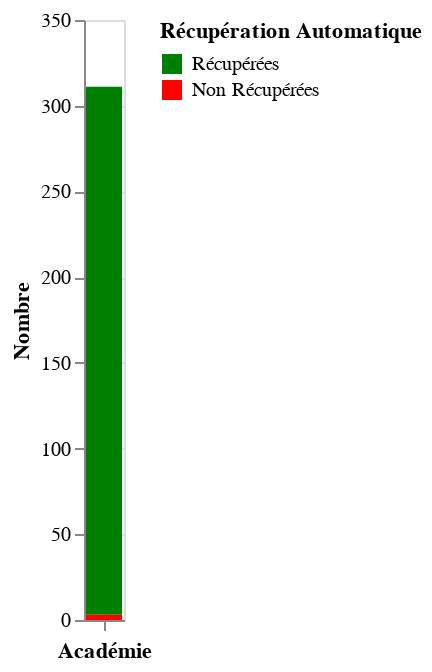

Notebook code for this chart:
### Code cell
stats = pd.DataFrame({"Académie": ["Académie", "Académie"], "Notes": ["Récupérées", "Non Récupérées"], "Nombre": [notes["Date"].nunique(), blaah.shape[0] - notes["Date"].nunique()]})

alt.Chart(stats).mark_bar().encode(
    x=alt.X("Académie:N", axis=alt.Axis(labels=False)),
    y=alt.Y("Nombre:Q", stack="zero"),
    color=alt.Color("Notes:N", legend=alt.Legend(title="Récupération Automatique"), scale=alt.Scale(domain=["Récupérées", "Non Récupérées"], range=["green", "red"])),
    tooltip="Nombre:Q"
)

### Figure 1 — Vega-Lite specification as saved in the notebook (floating-point values rounded to 4 significant figures)
{"config": {"view": {"continuousWidth": 400, "continuousHeight": 300}}, "data": {"name": "data-e126a1fa9b1c7053784ade4326933682"}, "mark": "bar", "encoding": {"color": {"field": "Notes", "legend": {"title": "Récupération Automatique"}, "scale": {"domain": ["Récupérées", "Non Récupérées"], "range": ["green", "red"]}, "type": "nominal"}, "tooltip": {"field": "Nombre", "type": "quantitative"}, "x": {"axis": {"labels": false}, "field": "Académie", "type": "nominal"}, "y": {"field": "Nombre", "stack": "zero", "type": "quantitative"}}, "$schema": "https://vega.github.io/schema/vega-lite/v4.17.0.json", "datasets": {"data-e126a1fa9b1c7053784ade4326933682": [{"Académie": "Académie", "Notes": "Récupérées", "Nombre": 308}, {"Académie": "Académie", "Notes": "Non Récupérées", "Nombre": 3}]}}
